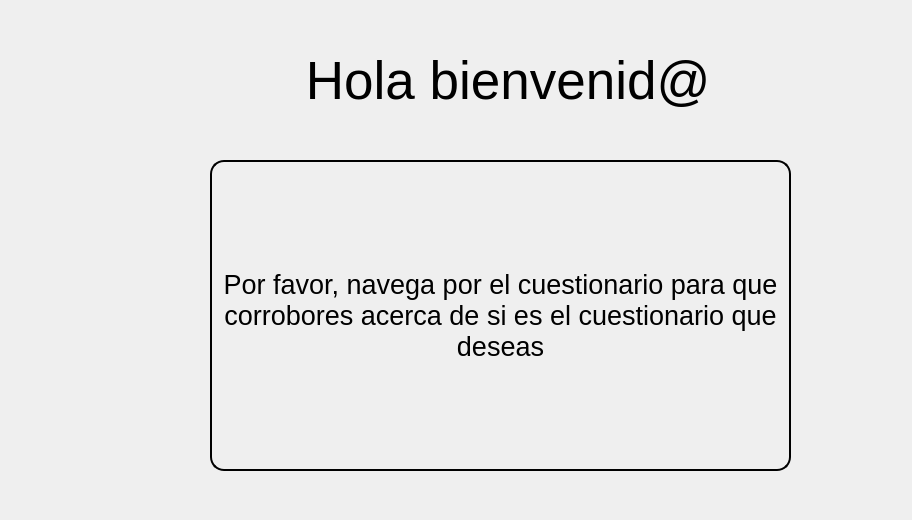
<?xml version="1.0" encoding="UTF-8"?>
<ui version="4.0">
 <class>Form</class>
 <widget class="QWidget" name="Form">
  <property name="geometry">
   <rect>
    <x>0</x>
    <y>0</y>
    <width>912</width>
    <height>520</height>
   </rect>
  </property>
  <property name="windowTitle">
   <string>Form</string>
  </property>
  <widget class="QLabel" name="label">
   <property name="geometry">
    <rect>
     <x>200</x>
     <y>30</y>
     <width>631</width>
     <height>101</height>
    </rect>
   </property>
   <property name="font">
    <font>
     <pointsize>40</pointsize>
    </font>
   </property>
   <property name="text">
    <string>Hola bienvenid@ </string>
   </property>
   <property name="alignment">
    <set>Qt::AlignCenter</set>
   </property>
  </widget>
  <widget class="QLabel" name="bel_mensajeBienvenida">
   <property name="geometry">
    <rect>
     <x>210</x>
     <y>160</y>
     <width>581</width>
     <height>311</height>
    </rect>
   </property>
   <property name="font">
    <font>
     <pointsize>20</pointsize>
    </font>
   </property>
   <property name="styleSheet">
    <string notr="true">border: 2px solid black;
border-radius:14px;
</string>
   </property>
   <property name="text">
    <string>Por favor, navega por el cuestionario para que corrobores acerca de si es el cuestionario que deseas</string>
   </property>
   <property name="alignment">
    <set>Qt::AlignCenter</set>
   </property>
   <property name="wordWrap">
    <bool>true</bool>
   </property>
  </widget>
 </widget>
 <resources/>
 <connections/>
</ui>
